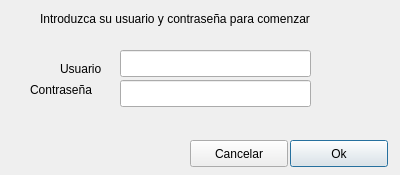
<?xml version="1.0" encoding="UTF-8"?>
<ui version="4.0">
 <class>LoginWindows</class>
 <widget class="QDialog" name="LoginWindows">
  <property name="geometry">
   <rect>
    <x>0</x>
    <y>0</y>
    <width>400</width>
    <height>175</height>
   </rect>
  </property>
  <property name="windowTitle">
   <string>Dialog</string>
  </property>
  <widget class="QLineEdit" name="user">
   <property name="geometry">
    <rect>
     <x>120</x>
     <y>50</y>
     <width>191</width>
     <height>27</height>
    </rect>
   </property>
  </widget>
  <widget class="QLineEdit" name="pass">
   <property name="geometry">
    <rect>
     <x>120</x>
     <y>80</y>
     <width>191</width>
     <height>27</height>
    </rect>
   </property>
  </widget>
  <widget class="QPushButton" name="btnAceptar">
   <property name="geometry">
    <rect>
     <x>290</x>
     <y>140</y>
     <width>98</width>
     <height>27</height>
    </rect>
   </property>
   <property name="text">
    <string>Ok</string>
   </property>
  </widget>
  <widget class="QPushButton" name="btnCancelar">
   <property name="geometry">
    <rect>
     <x>190</x>
     <y>140</y>
     <width>98</width>
     <height>27</height>
    </rect>
   </property>
   <property name="text">
    <string>Cancelar</string>
   </property>
  </widget>
  <widget class="QLabel" name="ErrorText">
   <property name="geometry">
    <rect>
     <x>120</x>
     <y>110</y>
     <width>201</width>
     <height>20</height>
    </rect>
   </property>
   <property name="text">
    <string/>
   </property>
  </widget>
  <widget class="QLabel" name="label">
   <property name="geometry">
    <rect>
     <x>60</x>
     <y>60</y>
     <width>51</width>
     <height>17</height>
    </rect>
   </property>
   <property name="text">
    <string>Usuario</string>
   </property>
  </widget>
  <widget class="QLabel" name="label_2">
   <property name="geometry">
    <rect>
     <x>30</x>
     <y>80</y>
     <width>81</width>
     <height>20</height>
    </rect>
   </property>
   <property name="text">
    <string>Contraseña</string>
   </property>
  </widget>
  <widget class="QLabel" name="label_3">
   <property name="geometry">
    <rect>
     <x>40</x>
     <y>10</y>
     <width>361</width>
     <height>17</height>
    </rect>
   </property>
   <property name="text">
    <string>Introduzca su usuario y contraseña para comenzar</string>
   </property>
  </widget>
 </widget>
 <resources/>
 <connections/>
</ui>
